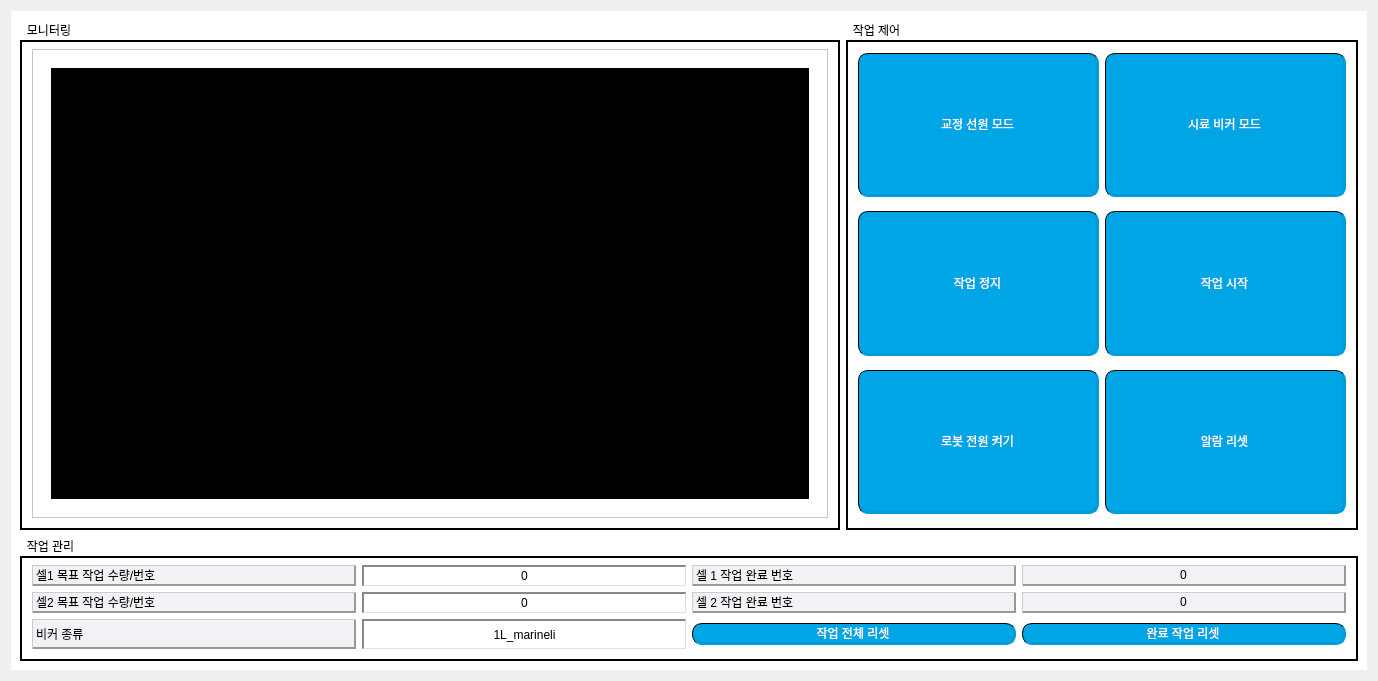
      <widget class="QWidget" name="main_page">
       <property name="sizePolicy">
        <sizepolicy hsizetype="Expanding" vsizetype="Expanding">
         <horstretch>1</horstretch>
         <verstretch>1</verstretch>
        </sizepolicy>
       </property>
       <layout class="QGridLayout" name="gridLayout_9">
        <item row="0" column="0">
         <widget class="QWidget" name="widget_2" native="true">
          <property name="sizePolicy">
           <sizepolicy hsizetype="Expanding" vsizetype="Expanding">
            <horstretch>1</horstretch>
            <verstretch>1</verstretch>
           </sizepolicy>
          </property>
          <property name="minimumSize">
           <size>
            <width>0</width>
            <height>0</height>
           </size>
          </property>
          <property name="styleSheet">
           <string notr="true">background-color: rgb(255, 255, 255);</string>
          </property>
          <layout class="QGridLayout" name="gridLayout_4" rowstretch="4,3">
           <item row="0" column="0">
            <widget class="QGroupBox" name="groupBox_12">
             <property name="sizePolicy">
              <sizepolicy hsizetype="Expanding" vsizetype="Expanding">
               <horstretch>1</horstretch>
               <verstretch>1</verstretch>
              </sizepolicy>
             </property>
             <property name="minimumSize">
              <size>
               <width>820</width>
               <height>510</height>
              </size>
             </property>
             <property name="styleSheet">
              <string notr="true">QGroupBox {
	color: rgb(0, 0, 0);
	font: bold 20pt &quot;Arial&quot;;
	border: 2px solid rgb(0, 0, 0);
	margin-top: 20px;
}
QGroupBox::title {
    subcontrol-origin: margin;
    padding: 3px 15px 0 5px;
}</string>
             </property>
             <property name="title">
              <string>모니터링</string>
             </property>
             <layout class="QHBoxLayout" name="horizontalLayout_5" stretch="5">
              <item>
               <widget class="QFrame" name="view_frame">
                <property name="sizePolicy">
                 <sizepolicy hsizetype="Expanding" vsizetype="Expanding">
                  <horstretch>1</horstretch>
                  <verstretch>1</verstretch>
                 </sizepolicy>
                </property>
                <property name="minimumSize">
                 <size>
                  <width>0</width>
                  <height>0</height>
                 </size>
                </property>
                <property name="sizeIncrement">
                 <size>
                  <width>0</width>
                  <height>0</height>
                 </size>
                </property>
                <property name="frameShape">
                 <enum>QFrame::StyledPanel</enum>
                </property>
                <property name="frameShadow">
                 <enum>QFrame::Raised</enum>
                </property>
                <layout class="QGridLayout" name="gridLayout_6">
                 <item row="0" column="0">
                  <widget class="QWidget" name="video_container" native="true">
                   <property name="sizePolicy">
                    <sizepolicy hsizetype="Expanding" vsizetype="Expanding">
                     <horstretch>1</horstretch>
                     <verstretch>1</verstretch>
                    </sizepolicy>
                   </property>
                   <layout class="QGridLayout" name="gridLayout_14" columnstretch="8">
                    <item row="0" column="0">
                     <widget class="QLabel" name="label_cam">
                      <property name="sizePolicy">
                       <sizepolicy hsizetype="Expanding" vsizetype="Expanding">
                        <horstretch>1</horstretch>
                        <verstretch>1</verstretch>
                       </sizepolicy>
                      </property>
                      <property name="minimumSize">
                       <size>
                        <width>0</width>
                        <height>0</height>
                       </size>
                      </property>
                      <property name="styleSheet">
                       <string notr="true">background-color: rgb(0, 0, 0);</string>
                      </property>
                      <property name="text">
                       <string/>
                      </property>
                      <property name="alignment">
                       <set>Qt::AlignCenter</set>
                      </property>
                     </widget>
                    </item>
                   </layout>
                  </widget>
                 </item>
                </layout>
               </widget>
              </item>
             </layout>
            </widget>
           </item>
           <item row="0" column="1">
            <widget class="QGroupBox" name="groupBox">
             <property name="sizePolicy">
              <sizepolicy hsizetype="Expanding" vsizetype="Expanding">
               <horstretch>1</horstretch>
               <verstretch>1</verstretch>
              </sizepolicy>
             </property>
             <property name="styleSheet">
              <string notr="true">QGroupBox {
	color: rgb(0, 0, 0);
	font: bold 20pt &quot;Arial&quot;;
	border: 2px solid rgb(0, 0, 0);
	margin-top: 20px;
}
QGroupBox::title {
    subcontrol-origin: margin;
    padding: 3px 15px 0 5px;
}</string>
             </property>
             <property name="title">
              <string>작업 제어</string>
             </property>
             <layout class="QGridLayout" name="gridLayout" rowstretch="1,1,1" columnstretch="1,1">
              <item row="1" column="0">
               <widget class="QPushButton" name="stop_btn">
                <property name="enabled">
                 <bool>true</bool>
                </property>
                <property name="sizePolicy">
                 <sizepolicy hsizetype="Expanding" vsizetype="Expanding">
                  <horstretch>1</horstretch>
                  <verstretch>1</verstretch>
                 </sizepolicy>
                </property>
                <property name="minimumSize">
                 <size>
                  <width>241</width>
                  <height>60</height>
                 </size>
                </property>
                <property name="styleSheet">
                 <string notr="true">#stop_btn:enabled {
	color: rgb(255, 255, 255);
	background-color: #00A5E5;
	font: bold 16pt &quot;Arial&quot;;
	border: 1px solid rgb(0, 0, 0);
	border-radius: 10px;
	border-bottom: 3px solid #019cda;
	border-right: 3px solid #019cda;
	margin-top: 4px;                 
	margin-bottom: 4px;
}
#stop_btn:hover {
	background-color: #019cda;
	border-radius: 10px;
	border-bottom: 3px solid #0199d5;
	border-right: 3px solid #0199d5;
	margin-top: 4px;                 
	margin-bottom: 4px;
}
#stop_btn:pressed {
	background-color: #0077C4;
	border-radius: 10px;
	border-top: 3px solid #005e9e;
	border-left: 3px solid #005e9e;
	margin-top: 6px;
	margin-bottom: 6px;
}
#stop_btn:disabled {
	color: #000000;
	background-color: #c8c8c8;
	font: bold 16pt &quot;Arial&quot;;
	border: 1px solid #000000;
	border-radius: 10px;
	border-bottom: 3px solid #686868;
	border-right: 3px solid #686868;
	margin-top: 4px;                 
	margin-bottom: 4px;
}
</string>
                </property>
                <property name="text">
                 <string>작업 정지</string>
                </property>
               </widget>
              </item>
              <item row="0" column="1">
               <widget class="QPushButton" name="inspection_mode_btn">
                <property name="enabled">
                 <bool>true</bool>
                </property>
                <property name="sizePolicy">
                 <sizepolicy hsizetype="Expanding" vsizetype="Expanding">
                  <horstretch>1</horstretch>
                  <verstretch>1</verstretch>
                 </sizepolicy>
                </property>
                <property name="styleSheet">
                 <string notr="true">#inspection_mode_btn:enabled {
	color: rgb(255, 255, 255);
	background-color: #00A5E5;
	font: bold 16pt &quot;Arial&quot;;
	border: 1px solid rgb(0, 0, 0);
	border-radius: 10px;
	border-bottom: 3px solid #019cda;
	border-right: 3px solid #019cda;
	margin-top: 4px;                 
	margin-bottom: 4px;
}
#inspection_mode_btn:hover {
	background-color: #019cda;
	border-radius: 10px;
	border-bottom: 3px solid #0199d5;
	border-right: 3px solid #0199d5;
	margin-top: 4px;                 
	margin-bottom: 4px;
}
#inspection_mode_btn:checked {
	background-color: #6ac529;
	border-radius: 10px;
	border-top: 3px solid #439608;
	border-left: 3px solid #439608;
	margin-top: 6px;
	margin-bottom: 6px;
}
#inspection_mode_btn:disabled {
	color: #000000;
	background-color: #c8c8c8;
	font: bold 16pt &quot;Arial&quot;;
	border: 1px solid #000000;
	border-radius: 10px;
	border-bottom: 3px solid #686868;
	border-right: 3px solid #686868;
	margin-top: 4px;                 
	margin-bottom: 4px;
}

</string>
                </property>
                <property name="text">
                 <string>시료 비커 모드</string>
                </property>
                <property name="checkable">
                 <bool>true</bool>
                </property>
               </widget>
              </item>
              <item row="1" column="1">
               <widget class="QPushButton" name="start_btn">
                <property name="enabled">
                 <bool>true</bool>
                </property>
                <property name="sizePolicy">
                 <sizepolicy hsizetype="Expanding" vsizetype="Expanding">
                  <horstretch>1</horstretch>
                  <verstretch>1</verstretch>
                 </sizepolicy>
                </property>
                <property name="minimumSize">
                 <size>
                  <width>241</width>
                  <height>60</height>
                 </size>
                </property>
                <property name="styleSheet">
                 <string notr="true">#start_btn:enabled {
	color: rgb(255, 255, 255);
	background-color: #00A5E5;
	font: bold 16pt &quot;Arial&quot;;
	border: 1px solid rgb(0, 0, 0);
	border-radius: 10px;
	border-bottom: 3px solid #019cda;
	border-right: 3px solid #019cda;
	margin-top: 4px;                 
	margin-bottom: 4px;
}
#start_btn:hover {
	background-color: #019cda;
	border-radius: 10px;
	border-bottom: 3px solid #0199d5;
	border-right: 3px solid #0199d5;
	margin-top: 4px;                 
	margin-bottom: 4px;
}
#start_btn:pressed {
	background-color: #0077C4;
	border-radius: 10px;
	border-top: 3px solid #005e9e;
	border-left: 3px solid #005e9e;
	margin-top: 6px;
	margin-bottom: 6px;
}
#start_btn:disabled {
	color: #000000;
	background-color: #c8c8c8;
	font: bold 16pt &quot;Arial&quot;;
	border: 1px solid #000000;
	border-radius: 10px;
	border-bottom: 3px solid #686868;
	border-right: 3px solid #686868;
	margin-top: 4px;                 
	margin-bottom: 4px;
}
</string>
                </property>
                <property name="text">
                 <string>작업 시작</string>
                </property>
               </widget>
              </item>
              <item row="0" column="0">
               <widget class="QPushButton" name="calibration_mode_btn">
                <property name="enabled">
                 <bool>true</bool>
                </property>
                <property name="sizePolicy">
                 <sizepolicy hsizetype="Expanding" vsizetype="Expanding">
                  <horstretch>1</horstretch>
                  <verstretch>1</verstretch>
                 </sizepolicy>
                </property>
                <property name="styleSheet">
                 <string notr="true">#calibration_mode_btn:enabled {
	color: rgb(255, 255, 255);
	background-color: #00A5E5;
	font: bold 16pt &quot;Arial&quot;;
	border: 1px solid rgb(0, 0, 0);
	border-radius: 10px;
	border-bottom: 3px solid #019cda;
	border-right: 3px solid #019cda;
	margin-top: 4px;                 
	margin-bottom: 4px;
}
#calibration_mode_btn:hover {
	background-color: #019cda;
	border-radius: 10px;
	border-bottom: 3px solid #0199d5;
	border-right: 3px solid #0199d5;
	margin-top: 4px;                 
	margin-bottom: 4px;
}
#calibration_mode_btn:checked {
	background-color: #6ac529;
	border-radius: 10px;
	border-top: 3px solid #439608;
	border-left: 3px solid #439608;
	margin-top: 6px;
	margin-bottom: 6px;
}
#calibration_mode_btn:disabled {
	color: #000000;
	background-color: #c8c8c8;
	font: bold 16pt &quot;Arial&quot;;
	border: 1px solid #000000;
	border-radius: 10px;
	border-bottom: 3px solid #686868;
	border-right: 3px solid #686868;
	margin-top: 4px;                 
	margin-bottom: 4px;
}

</string>
                </property>
                <property name="text">
                 <string>교정 선원 모드</string>
                </property>
                <property name="checkable">
                 <bool>true</bool>
                </property>
               </widget>
              </item>
              <item row="2" column="1">
               <widget class="QPushButton" name="alarm_reset_btn">
                <property name="sizePolicy">
                 <sizepolicy hsizetype="Expanding" vsizetype="Expanding">
                  <horstretch>0</horstretch>
                  <verstretch>0</verstretch>
                 </sizepolicy>
                </property>
                <property name="styleSheet">
                 <string notr="true">#alarm_reset_btn:enabled {
	color: rgb(255, 255, 255);
	background-color: #00A5E5;
	font: bold 16pt &quot;Arial&quot;;
	border: 1px solid rgb(0, 0, 0);
	border-radius: 10px;
	border-bottom: 3px solid #019cda;
	border-right: 3px solid #019cda;
	margin-top: 4px;                 
	margin-bottom: 4px;
}
#alarm_reset_btn:hover {
	background-color: #019cda;
	border-radius: 10px;
	border-bottom: 3px solid #0199d5;
	border-right: 3px solid #0199d5;
	margin-top: 4px;                 
	margin-bottom: 4px;
}
#alarm_reset_btn:pressed {
	background-color: #0077C4;
	border-radius: 10px;
	border-top: 3px solid #005e9e;
	border-left: 3px solid #005e9e;
	margin-top: 6px;
	margin-bottom: 6px;
}
#alarm_reset_btn:disabled {
	color: #000000;
	background-color: #c8c8c8;
	font: bold 16pt &quot;Arial&quot;;
	border: 1px solid #000000;
	border-radius: 10px;
	border-bottom: 3px solid #686868;
	border-right: 3px solid #686868;
	margin-top: 4px;                 
	margin-bottom: 4px;
}
</string>
                </property>
                <property name="text">
                 <string>알람 리셋</string>
                </property>
               </widget>
              </item>
              <item row="2" column="0">
               <widget class="QPushButton" name="robot_power_on_btn">
                <property name="sizePolicy">
                 <sizepolicy hsizetype="Expanding" vsizetype="Expanding">
                  <horstretch>1</horstretch>
                  <verstretch>1</verstretch>
                 </sizepolicy>
                </property>
                <property name="styleSheet">
                 <string notr="true">#robot_power_on_btn:enabled {
	color: rgb(255, 255, 255);
	background-color: #00A5E5;
	font: bold 16pt &quot;Arial&quot;;
	border: 1px solid rgb(0, 0, 0);
	border-radius: 10px;
	border-bottom: 3px solid #019cda;
	border-right: 3px solid #019cda;
	margin-top: 4px;                 
	margin-bottom: 4px;
}
#robot_power_on_btn:hover {
	background-color: #019cda;
	border-radius: 10px;
	border-bottom: 3px solid #0199d5;
	border-right: 3px solid #0199d5;
	margin-top: 4px;                 
	margin-bottom: 4px;
}
#robot_power_on_btn:pressed {
	background-color: #0077C4;
	border-radius: 10px;
	border-top: 3px solid #005e9e;
	border-left: 3px solid #005e9e;
	margin-top: 6px;
	margin-bottom: 6px;
}
#robot_power_on_btn:disabled {
	color: #000000;
	background-color: #c8c8c8;
	font: bold 16pt &quot;Arial&quot;;
	border: 1px solid #000000;
	border-radius: 10px;
	border-bottom: 3px solid #686868;
	border-right: 3px solid #686868;
	margin-top: 4px;                 
	margin-bottom: 4px;
}
</string>
                </property>
                <property name="text">
                 <string>로봇 전원 켜기</string>
                </property>
               </widget>
              </item>
             </layout>
            </widget>
           </item>
           <item row="1" column="0" colspan="2">
            <widget class="QGroupBox" name="groupBox_4">
             <property name="sizePolicy">
              <sizepolicy hsizetype="Expanding" vsizetype="Expanding">
               <horstretch>1</horstretch>
               <verstretch>1</verstretch>
              </sizepolicy>
             </property>
             <property name="styleSheet">
              <string notr="true">QGroupBox {
	color: rgb(0, 0, 0);
	font: bold 20pt &quot;Arial&quot;;
	border: 2px solid rgb(0, 0, 0);
	margin-top: 20px;
}
QGroupBox::title {
    subcontrol-origin: margin;
    padding: 3px 15px 0 5px;
}</string>
             </property>
             <property name="title">
              <string>작업 관리</string>
             </property>
             <layout class="QGridLayout" name="gridLayout_2" rowstretch="1,1,1" columnstretch="1,1,1,1">
              <item row="0" column="0">
               <widget class="QLabel" name="cell_1_work">
                <property name="sizePolicy">
                 <sizepolicy hsizetype="Expanding" vsizetype="Expanding">
                  <horstretch>1</horstretch>
                  <verstretch>1</verstretch>
                 </sizepolicy>
                </property>
                <property name="styleSheet">
                 <string notr="true">color: rgb(0, 0, 0); 
font: bold 16pt &quot;Arial&quot;; 
background-color: #F0F2F5; /* 연한 회색 배경 */
border-top: 1px solid #CCCCCC;
border-left: 1px solid #CCCCCC;
border-right: 2px solid #999999; /* 바깥 그림자 느낌 */
border-bottom: 2px solid #999999; /* 바깥 그림자 느낌 */</string>
                </property>
                <property name="text">
                 <string>셀1 목표 작업 수량/번호</string>
                </property>
               </widget>
              </item>
              <item row="0" column="1">
               <widget class="QLabel" name="cell_1_work_goal_label">
                <property name="sizePolicy">
                 <sizepolicy hsizetype="Expanding" vsizetype="Expanding">
                  <horstretch>0</horstretch>
                  <verstretch>0</verstretch>
                 </sizepolicy>
                </property>
                <property name="styleSheet">
                 <string notr="true">color: rgb(0, 0, 0); 
font: bold 16pt &quot;Arial&quot;; 
background-color: #FFFFFF; /* 흰색 배경 */
border-top: 2px solid #888888; /* 안쪽 그림자 느낌 */
border-left: 2px solid #888888; /* 안쪽 그림자 느낌 */
border-right: 1px solid #E0E0E0;
border-bottom: 1px solid #E0E0E0;</string>
                </property>
                <property name="text">
                 <string>0</string>
                </property>
                <property name="alignment">
                 <set>Qt::AlignCenter</set>
                </property>
               </widget>
              </item>
              <item row="0" column="2">
               <widget class="QLabel" name="cell_1_work_done">
                <property name="sizePolicy">
                 <sizepolicy hsizetype="Expanding" vsizetype="Expanding">
                  <horstretch>0</horstretch>
                  <verstretch>0</verstretch>
                 </sizepolicy>
                </property>
                <property name="styleSheet">
                 <string notr="true">color: rgb(0, 0, 0); 
font: bold 16pt &quot;Arial&quot;; 
background-color: #F0F2F5; /* 연한 회색 배경 */
border-top: 1px solid #CCCCCC;
border-left: 1px solid #CCCCCC;
border-right: 2px solid #999999; /* 바깥 그림자 느낌 */
border-bottom: 2px solid #999999; /* 바깥 그림자 느낌 */</string>
                </property>
                <property name="text">
                 <string>셀 1 작업 완료 번호</string>
                </property>
               </widget>
              </item>
              <item row="0" column="3">
               <widget class="QLabel" name="cell_1_work_done_label">
                <property name="sizePolicy">
                 <sizepolicy hsizetype="Expanding" vsizetype="Expanding">
                  <horstretch>0</horstretch>
                  <verstretch>0</verstretch>
                 </sizepolicy>
                </property>
                <property name="styleSheet">
                 <string notr="true">color: rgb(0, 0, 0); 
font: bold 16pt &quot;Arial&quot;; 
background-color: #F0F2F5; /* 연한 회색 배경 */
border-top: 1px solid #CCCCCC;
border-left: 1px solid #CCCCCC;
border-right: 2px solid #999999; /* 바깥 그림자 느낌 */
border-bottom: 2px solid #999999; /* 바깥 그림자 느낌 */</string>
                </property>
                <property name="text">
                 <string>0</string>
                </property>
                <property name="alignment">
                 <set>Qt::AlignCenter</set>
                </property>
               </widget>
              </item>
              <item row="1" column="0">
               <widget class="QLabel" name="cell_2_work">
                <property name="sizePolicy">
                 <sizepolicy hsizetype="Expanding" vsizetype="Expanding">
                  <horstretch>0</horstretch>
                  <verstretch>0</verstretch>
                 </sizepolicy>
                </property>
                <property name="styleSheet">
                 <string notr="true">color: rgb(0, 0, 0); 
font: bold 16pt &quot;Arial&quot;; 
background-color: #F0F2F5; /* 연한 회색 배경 */
border-top: 1px solid #CCCCCC;
border-left: 1px solid #CCCCCC;
border-right: 2px solid #999999; /* 바깥 그림자 느낌 */
border-bottom: 2px solid #999999; /* 바깥 그림자 느낌 */</string>
                </property>
                <property name="text">
                 <string>셀2 목표 작업 수량/번호</string>
                </property>
               </widget>
              </item>
              <item row="1" column="1">
               <widget class="QLabel" name="cell_2_work_goal_label">
                <property name="sizePolicy">
                 <sizepolicy hsizetype="Expanding" vsizetype="Expanding">
                  <horstretch>0</horstretch>
                  <verstretch>0</verstretch>
                 </sizepolicy>
                </property>
                <property name="styleSheet">
                 <string notr="true">color: rgb(0, 0, 0); 
font: bold 16pt &quot;Arial&quot;; 
background-color: #FFFFFF; /* 흰색 배경 */
border-top: 2px solid #888888; /* 안쪽 그림자 느낌 */
border-left: 2px solid #888888; /* 안쪽 그림자 느낌 */
border-right: 1px solid #E0E0E0;
border-bottom: 1px solid #E0E0E0;</string>
                </property>
                <property name="text">
                 <string>0</string>
                </property>
                <property name="alignment">
                 <set>Qt::AlignCenter</set>
                </property>
               </widget>
              </item>
              <item row="1" column="2">
               <widget class="QLabel" name="cell_2_work_done">
                <property name="sizePolicy">
                 <sizepolicy hsizetype="Expanding" vsizetype="Expanding">
                  <horstretch>0</horstretch>
                  <verstretch>0</verstretch>
                 </sizepolicy>
                </property>
                <property name="styleSheet">
                 <string notr="true">color: rgb(0, 0, 0); 
font: bold 16pt &quot;Arial&quot;; 
background-color: #F0F2F5; /* 연한 회색 배경 */
border-top: 1px solid #CCCCCC;
border-left: 1px solid #CCCCCC;
border-right: 2px solid #999999; /* 바깥 그림자 느낌 */
border-bottom: 2px solid #999999; /* 바깥 그림자 느낌 */</string>
                </property>
                <property name="text">
                 <string>셀 2 작업 완료 번호</string>
                </property>
               </widget>
              </item>
              <item row="1" column="3">
               <widget class="QLabel" name="cell_2_work_done_label">
                <property name="sizePolicy">
                 <sizepolicy hsizetype="Expanding" vsizetype="Expanding">
                  <horstretch>0</horstretch>
                  <verstretch>0</verstretch>
                 </sizepolicy>
                </property>
                <property name="styleSheet">
                 <string notr="true">color: rgb(0, 0, 0); 
font: bold 16pt &quot;Arial&quot;; 
background-color: #F0F2F5; /* 연한 회색 배경 */
border-top: 1px solid #CCCCCC;
border-left: 1px solid #CCCCCC;
border-right: 2px solid #999999; /* 바깥 그림자 느낌 */
border-bottom: 2px solid #999999; /* 바깥 그림자 느낌 */</string>
                </property>
                <property name="text">
                 <string>0</string>
                </property>
                <property name="alignment">
                 <set>Qt::AlignCenter</set>
                </property>
               </widget>
              </item>
              <item row="2" column="0">
               <widget class="QLabel" name="label_3">
                <property name="sizePolicy">
                 <sizepolicy hsizetype="Expanding" vsizetype="Expanding">
                  <horstretch>1</horstretch>
                  <verstretch>1</verstretch>
                 </sizepolicy>
                </property>
                <property name="styleSheet">
                 <string notr="true">color: rgb(0, 0, 0); 
font: bold 16pt &quot;Arial&quot;; 
background-color: #F0F2F5; /* 연한 회색 배경 */
border-top: 1px solid #CCCCCC;
border-left: 1px solid #CCCCCC;
border-right: 2px solid #999999; /* 바깥 그림자 느낌 */
border-bottom: 2px solid #999999; /* 바깥 그림자 느낌 */</string>
                </property>
                <property name="text">
                 <string>비커 종류</string>
                </property>
                <property name="alignment">
                 <set>Qt::AlignLeading|Qt::AlignLeft|Qt::AlignVCenter</set>
                </property>
               </widget>
              </item>
              <item row="2" column="1">
               <widget class="QLabel" name="current_beaker">
                <property name="sizePolicy">
                 <sizepolicy hsizetype="Expanding" vsizetype="Expanding">
                  <horstretch>1</horstretch>
                  <verstretch>1</verstretch>
                 </sizepolicy>
                </property>
                <property name="styleSheet">
                 <string notr="true">color: rgb(0, 0, 0); 
font: bold 16pt &quot;Arial&quot;; 
background-color: #FFFFFF; /* 흰색 배경 */
border-top: 2px solid #888888; /* 안쪽 그림자 느낌 */
border-left: 2px solid #888888; /* 안쪽 그림자 느낌 */
border-right: 1px solid #E0E0E0;
border-bottom: 1px solid #E0E0E0;</string>
                </property>
                <property name="text">
                 <string>1L_marineli</string>
                </property>
                <property name="alignment">
                 <set>Qt::AlignCenter</set>
                </property>
               </widget>
              </item>
              <item row="2" column="2">
               <widget class="QPushButton" name="work_reset_btn">
                <property name="sizePolicy">
                 <sizepolicy hsizetype="Expanding" vsizetype="Expanding">
                  <horstretch>1</horstretch>
                  <verstretch>1</verstretch>
                 </sizepolicy>
                </property>
                <property name="styleSheet">
                 <string notr="true">#work_reset_btn:enabled {
	color: rgb(255, 255, 255);
	background-color: #00A5E5;
	font: bold 16pt &quot;Arial&quot;;
	border: 1px solid rgb(0, 0, 0);
	border-radius: 10px;
	border-bottom: 3px solid #019cda;
	border-right: 3px solid #019cda;
	margin-top: 4px;                 
	margin-bottom: 4px;
}
#work_reset_btn:hover {
	background-color: #019cda;
	border-radius: 10px;
	border-bottom: 3px solid #0199d5;
	border-right: 3px solid #0199d5;
	margin-top: 4px;                 
	margin-bottom: 4px;
}
#work_reset_btn:pressed {
	background-color: #0077C4;
	border-radius: 10px;
	border-top: 3px solid #005e9e;
	border-left: 3px solid #005e9e;
	margin-top: 6px;
	margin-bottom: 6px;
}
#work_reset_btn:disabled {
	color: #000000;
	background-color: #c8c8c8;
	font: bold 16pt &quot;Arial&quot;;
	border: 1px solid #000000;
	border-radius: 10px;
	border-bottom: 3px solid #686868;
	border-right: 3px solid #686868;
	margin-top: 4px;                 
	margin-bottom: 4px;
}
</string>
                </property>
                <property name="text">
                 <string>작업 전체 리셋</string>
                </property>
               </widget>
              </item>
              <item row="2" column="3">
               <widget class="QPushButton" name="done_work_reset_btn">
                <property name="sizePolicy">
                 <sizepolicy hsizetype="Expanding" vsizetype="Expanding">
                  <horstretch>1</horstretch>
                  <verstretch>1</verstretch>
                 </sizepolicy>
                </property>
                <property name="styleSheet">
                 <string notr="true">#done_work_reset_btn:enabled {
	color: rgb(255, 255, 255);
	background-color: #00A5E5;
	font: bold 16pt &quot;Arial&quot;;
	border: 1px solid rgb(0, 0, 0);
	border-radius: 10px;
	border-bottom: 3px solid #019cda;
	border-right: 3px solid #019cda;
	margin-top: 4px;                 
	margin-bottom: 4px;
}
#done_work_reset_btn:hover {
	background-color: #019cda;
	border-radius: 10px;
	border-bottom: 3px solid #0199d5;
	border-right: 3px solid #0199d5;
	margin-top: 4px;                 
	margin-bottom: 4px;
}
#done_work_reset_btn:pressed {
	background-color: #0077C4;
	border-radius: 10px;
	border-top: 3px solid #005e9e;
	border-left: 3px solid #005e9e;
	margin-top: 6px;
	margin-bottom: 6px;
}
#done_work_reset_btn:disabled {
	color: #000000;
	background-color: #c8c8c8;
	font: bold 16pt &quot;Arial&quot;;
	border: 1px solid #000000;
	border-radius: 10px;
	border-bottom: 3px solid #686868;
	border-right: 3px solid #686868;
	margin-top: 4px;                 
	margin-bottom: 4px;
}
</string>
                </property>
                <property name="text">
                 <string>완료 작업 리셋</string>
                </property>
               </widget>
              </item>
             </layout>
            </widget>
           </item>
          </layout>
         </widget>
        </item>
       </layout>
      </widget>
